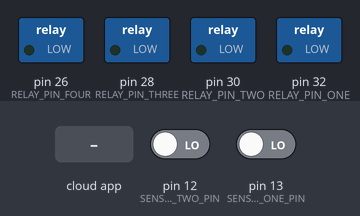
The sketch below on a simulated Arduino Mega 2560, built with avr-gcc and run on an emulated ATmega2560. Shown: switched loads named in the sketch (green lamp = pin HIGH). The test bench sets the inputs (shaded band); at power-on: pin 12 (SENSOR_TWO_PIN) LOW, pin 13 (SENSOR_ONE_PIN) LOW. The ROS host is connected and sends only what is stated.

Above: at 1.2 s.
1.3 s: the phone or cloud app sets valves_status to 0
At 1.6 s:
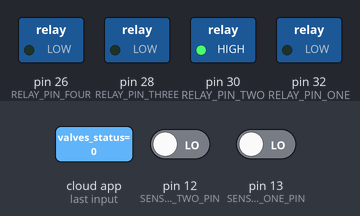
2.8 s: the phone or cloud app sets actuator_control to 0
At 4.0 s:
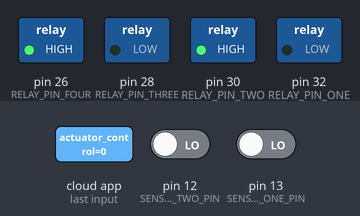
4.3 s: the phone or cloud app sets actuator_control to 1
At 5.1 s:
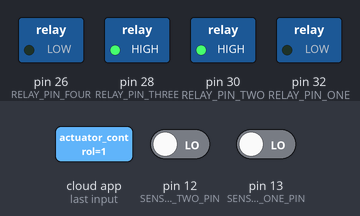
Timing chart, 0 to 7.3 s (numbered marks = the images above; inputs shaded):
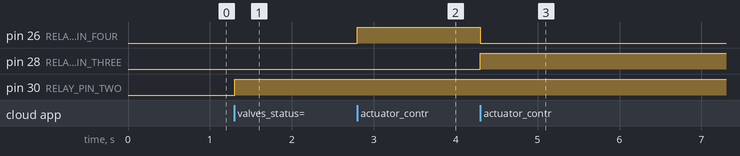

Measured:
- after the input at 1.3 s, pin 30 (RELAY_PIN_TWO): LOW → HIGH at once
- after the input at 2.8 s, pin 26 (RELAY_PIN_FOUR): LOW → HIGH at once
- after the input at 4.3 s, pin 26 (RELAY_PIN_FOUR): HIGH → LOW at once; pin 28 (RELAY_PIN_THREE): LOW → HIGH at once

The sketch:

Rosserial_Generic.ino
```cpp
#include <Arduino.h>

#include <ros.h>
#include <std_msgs/Float64.h>
#include <std_msgs/Int32.h>
#include <std_msgs/Bool.h>
#include <Stepper.h>


ros::NodeHandle  nh;
std_msgs::Bool sensor_one_reading;
std_msgs::Bool sensor_two_reading;

ros::Publisher pub_sensor_one("Sensor1", &sensor_one_reading);
ros::Publisher pub_sensor_two("Sensor2", &sensor_two_reading);

const int SENSOR_ONE_PIN = 13;
const int SENSOR_TWO_PIN = 12;
const int  RELAY_PIN_ONE = 32; //co2 valve
const int  RELAY_PIN_TWO= 30; //beer valve
const int  RELAY_PIN_THREE = 28;  //actuator
const int  RELAY_PIN_FOUR = 26;   //actuator

const int STEPS_PER_REVOLUTION = 200;   //default property of used motor, change to fit you model

Stepper myStepper(STEPS_PER_REVOLUTION, 8, 9, 10, 11);   // initialize the stepper library on pins 8 through 11

unsigned long startMillis;
unsigned long currentMillis;
const unsigned long period = 60000;

bool labeler_sensorState = true;
bool platforms_sensorState = true;

void valves_messageCb( const std_msgs::Bool& valves_status){             //open co2 valve, waits 10 seconds, closes co2 valve, opens beer valve and wait for sensor to
  if(valves_status.data)                                                // detect level of liquid
  {
       digitalWrite(RELAY_PIN_ONE,LOW);
       delay(10000);
       digitalWrite(RELAY_PIN_ONE,HIGH);
       digitalWrite(RELAY_PIN_TWO,LOW);
  }
  else {
    digitalWrite(RELAY_PIN_TWO,HIGH);
  }
}

void actuator_messageCb( const std_msgs::Bool& actuator_control){
  if(actuator_control.data)
  {
       digitalWrite(RELAY_PIN_THREE,HIGH);
        digitalWrite(RELAY_PIN_FOUR,LOW);
  }
  else {

   digitalWrite(RELAY_PIN_THREE,LOW);
        digitalWrite(RELAY_PIN_FOUR,HIGH);
  }
}


void stepper_messageCb( const std_msgs::Int32& stepper_motor){          //calculates the time required to make RPM requested by BusinessLogic, then resets the timer
  int spin = period / (STEPS_PER_REVOLUTION * stepper_motor.data);
  currentMillis = millis();
  if(stepper_motor.data)
  {
    if (currentMillis - startMillis >= period){
      myStepper.step(1);
      startMillis = currentMillis;
    }
}
}

ros::Subscriber<std_msgs::Bool> valves_status_sub("valves_status", &valves_messageCb );
ros::Subscriber<std_msgs::Bool> actuator_control_sub("actuator_control", &actuator_messageCb );          //subscribes to topics maintained by BusinessLogic, then uses callbacks
ros::Subscriber<std_msgs::Int32> stepper_motor_sub("stepper_motor", &stepper_messageCb );                // to control the relays and stepper


void setup()
{
  nh.getHardware()->setBaud(115200); // needs to be synchronised with value in launch file
  nh.initNode();
  nh.advertise(pub_sensor_one);
  nh.advertise(pub_sensor_two);
  nh.subscribe(valves_status_sub);
  nh.subscribe(actuator_control_sub);

  pinMode(SENSOR_ONE_PIN, INPUT);
  pinMode(SENSOR_TWO_PIN, INPUT);

  pinMode(RELAY_PIN_ONE, OUTPUT);
  pinMode(RELAY_PIN_TWO, OUTPUT);
  pinMode(RELAY_PIN_THREE, OUTPUT);
  pinMode(RELAY_PIN_FOUR, OUTPUT);


  myStepper.setSpeed(60);
}


void loop()
  {
     bool sensor_one_data = labeler_sensorState;
     bool sensor_two_data = platforms_sensorState;

     sensor_one_reading.data= sensor_one_data;
     sensor_two_reading.data= sensor_two_data;

     labeler_sensorState = digitalRead(SENSOR_ONE_PIN);
     platforms_sensorState = digitalRead(SENSOR_TWO_PIN);

     pub_sensor_one.publish(&sensor_one_reading);
     pub_sensor_two.publish(&sensor_two_reading);


    nh.spinOnce();

  }
```
